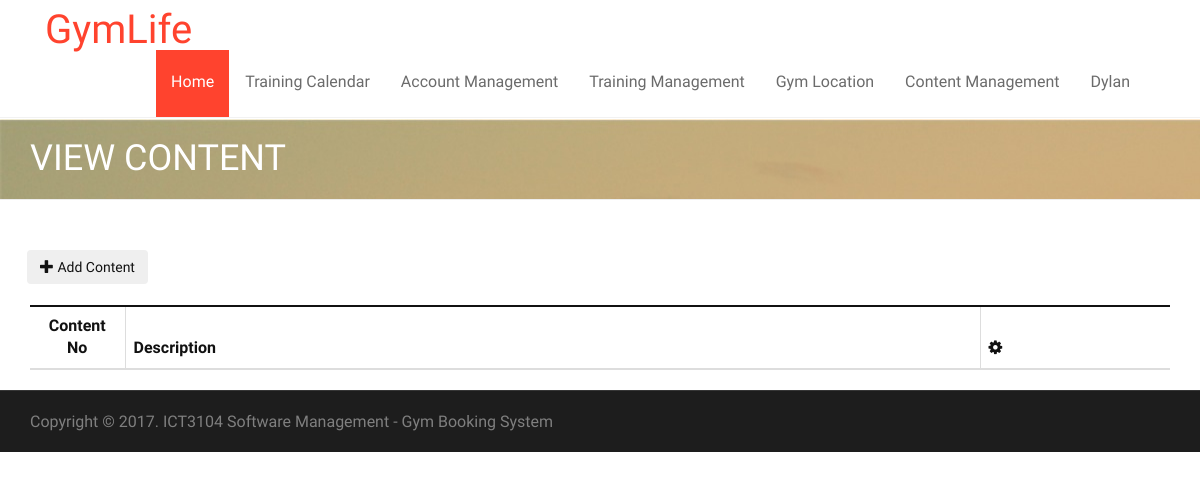
Before: /admin/content.php (signed in) with the older database file.
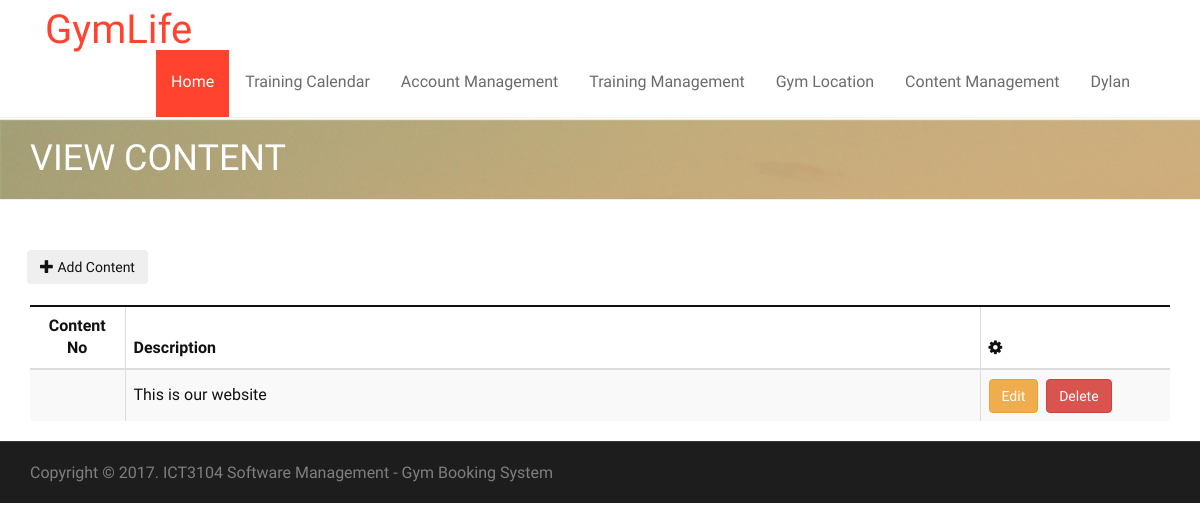
After: the same page with the newer database file.
### tables this page shows
CREATE TABLE IF NOT EXISTS `info` (
`info_ID` int(11) NOT NULL,
  `description` text NOT NULL
);

### db.class.php (called while the page is built, shortened)
<?php
class DB {
  protected static $mdb = null;
  public static function getMDB() {
    $mdb = DB::$mdb;
    if ($mdb === null) {
      $mdb = DB::$mdb = new MeekroDB();
    }
    return $mdb;
  }
  public static function query() { $args = func_get_args(); return call_user_func_array(array(DB::getMDB(), 'query'), $args); }
}
class MeekroDB {
  public $encoding = 'latin1';
  public $connect_options = array(MYSQLI_OPT_CONNECT_TIMEOUT => 30);
  public $internal_mysql = null;
  public function __construct($host=null, $user=null, $password=null, $dbName=null, $port=null, $encoding=null) {
    if ($encoding === null) $encoding = DB::$encoding;
    $this->encoding = $encoding;
  }
  public function get() {
    $mysql = $this->internal_mysql;
    if (!($mysql instanceof MySQLi)) {
      $mysql = new mysqli();
      foreach ($this->connect_options as $key => $value) {
        $mysql->options($key, $value);
      }
      $mysql->set_charset($this->encoding);
      $this->internal_mysql = $mysql;
    }
    return $mysql;
  }
  protected function preparseQueryParams() {
    $args = func_get_args();
    $sql = trim(strval(array_shift($args)));
    $args_all = $args;
    if (count($args_all) == 0) return array($sql);
    $chunkyQuery = array();
    return $chunkyQuery;
  }
  protected function parseQueryParams() {
    $args = func_get_args();
    $chunkyQuery = call_user_func_array(array($this, 'preparseQueryParams'), $args);
    $query = '';
    foreach ($chunkyQuery as $chunk) {
      if (is_string($chunk)) {
        $query .= $chunk;
        continue;
      }
      $result = '';
      $query .= $result;
    }
    return $query;
  }
  protected function prependCall($function, $args, $prepend) { array_unshift($args, $prepend); return call_user_func_array($function, $args); }
  public function query() { $args = func_get_args(); return $this->prependCall(array($this, 'queryHelper'), $args, 'assoc'); }
  protected function queryHelper() {
    $args = func_get_args();
    $type = array_shift($args);
    $db = $this->get();
    $is_buffered = true;
    $row_type = 'assoc';
    $full_names = false;
    $sql = call_user_func_array(array($this, 'parseQueryParams'), $args);
    $result = $db->query($sql, $is_buffered ? MYSQLI_STORE_RESULT : MYSQLI_USE_RESULT);
    $return = array();
    while ($row = ($row_type == 'assoc' ? $result->fetch_assoc() : $result->fetch_row())) {
      $return[] = $row;
    }
    return $return;
  }
}
?>

### admin/content.php (the view, shortened to what the changed rows need)
<!doctype html>
<html lang="en">
    <head>
        <link rel="stylesheet" href="../asset/bootstrap/css/bootstrap.min.css" type="text/css">
        <link rel="stylesheet" href="../asset/font-awesome/css/font-awesome.min.css" type="text/css">
        <link rel="stylesheet" href="../asset/css/owl.carousel.css" type="text/css">
        <link rel="stylesheet" href="../asset/css/owl.theme.css" type="text/css">
        <link rel="stylesheet" href="../asset/css/owl.transitions.css" type="text/css">
        <link rel="stylesheet" type="text/css" href="../asset/css/animate.css">
        <link rel="stylesheet" type="text/css" href="../asset/css/lightbox.css">
        <link rel="stylesheet" type="text/css" href="../asset/css/style.css">
        <link rel="stylesheet" type="text/css" href="../asset/css/responsive.css">
        <link rel="stylesheet" type="text/css" href="../asset/css/table.css">
        <link rel="stylesheet" href="../asset/plugins/sweetalert-master/sweet-alert.css">
        <link rel="stylesheet" href="../asset/plugins/DataTables/css/jquery.dataTables.css">
    </head>
    <body>
        <div class="page-header">
            <div class="overlay">
                <div class="container">
                    <div class="row">
                        <div class="col-md-12">
                            <h1>View Content</h1>
                        </div>
                    </div>
                </div>
            </div>
        </div>
        <section id="about-section" class="about-section">
            <div class="container">
                <div class="row">
				<br><br>
                    <div class="col-md-12">
                        <div class="panel panel-default panel-table">
                            <div class="panel-body">
                                <table id="trainings" class="table table-striped table-bordered table-list" width="100%">
                                    <thead>
                                        <tr>
                                            <th class="col-md-1">Content No</th>
                                            <th class="col-md-9">Description</th>
                                            <th class="col-md-2" data-sortable="false"><em class="fa fa-cog"></th>
                                        </tr>
                                    </thead>
                                    <tbody>
                                        <?php
                                        $record = DB::query("SELECT * FROM info");
                                        foreach ($record as $row) {
                                            echo "<tr>";
                                            echo "<td>" . $row['infoID'] . "</td>";
                                            echo "<td>" . $row['description'] . "</td>";
                                            echo "<td>";
                                            echo "<button class='btn btn-warning' onclick=\"location.href ='editContent.php?id=" . $row['infoID'] . "' \">Edit</button> &nbsp;";
                                            echo "<button class='btn btn-danger' onclick='dlt(\"" . $row['infoID'] . "\")'>Delete</button>";
                                            echo "</td>";
                                            echo "</tr>";
                                        }
                                        ?>
                                    </tbody>
                                </table>
                            </div>
                        </div>
                    </div>
                </div>
            </div>
</body>
</html>

Changed rows visible on the page:
added info: description "This is our website"
